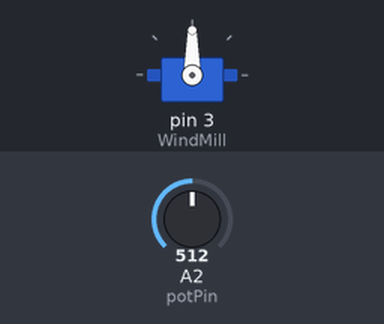
A sketch run on a simulated Arduino Uno, built with avr-gcc and run on an emulated ATmega328P. Parts: servo. The inputs (shaded band) are chosen by the test bench; at power-on: A2 (potPin) = 512.

Above: at 1.2 s.
1.3 s: A2 (potPin) set to 716
At 2.0 s:
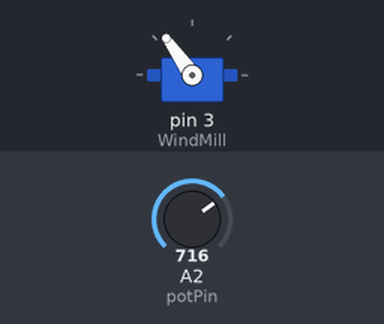
2.8 s: A2 (potPin) set to 900
At 3.4 s:
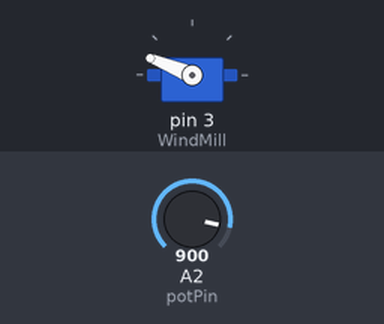
4.3 s: A2 (potPin) set to 1023
At 4.8 s:
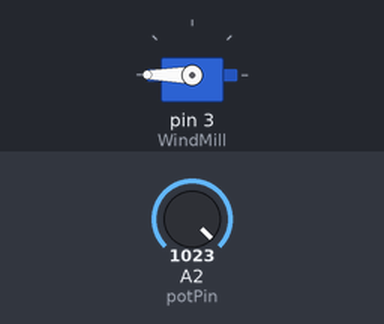
5.8 s: A2 (potPin) set to 306
At 6.2 s:
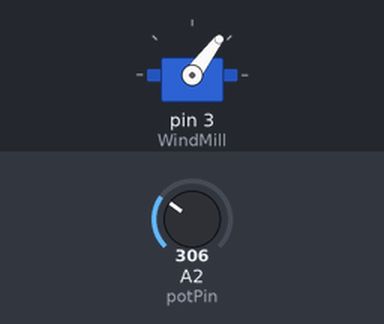
7.3 s: A2 (potPin) set to 122
At 7.6 s:
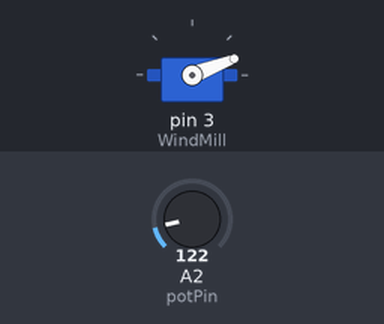
Timing chart, 0 to 9.8 s (numbered marks = the images above; inputs shaded):
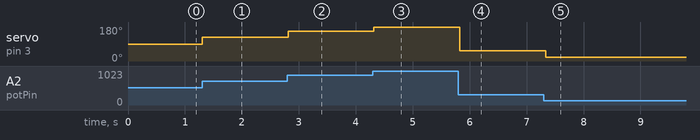

Measured:
- after the input at 1.3 s, servo on pin 3 (WindMill): 90° → 125° at once
- after the input at 2.8 s, servo on pin 3 (WindMill): 125° → 158° at once
- after the input at 4.3 s, servo on pin 3 (WindMill): 158° → 180° at once
- after the input at 5.8 s, servo on pin 3 (WindMill): 180° → 53° at once
- after the input at 7.3 s, servo on pin 3 (WindMill): 53° → 21° at once

The sketch:

rlama005_lab5_part2.ino
```cpp
// C++ code
//
#include <Servo.h>
enum States{Start, ROTATE_SERVO}state;

Servo WindMill;
int potPin = A2;
int mapping;
int volumen;
int cordenates = 0;

void Tick(){
  switch(state){
    case Start:

      state =  ROTATE_SERVO;
      break;

     case ROTATE_SERVO:

      volumen = analogRead(potPin);

      if(cordenates!= volumen){
        volumen = analogRead(potPin);
        cordenates = volumen;
        }
      mapping = map(cordenates, 0, 1023, 0, 180);
      WindMill.write(mapping);


      state = ROTATE_SERVO;

      break;

    default:
      break;
  }
}

void setup(){

  pinMode(potPin, INPUT);
  WindMill.attach(3);
}

void loop(){
  state = Start;

  while(1){
    delay(50);
    Tick();
  }
}
```
